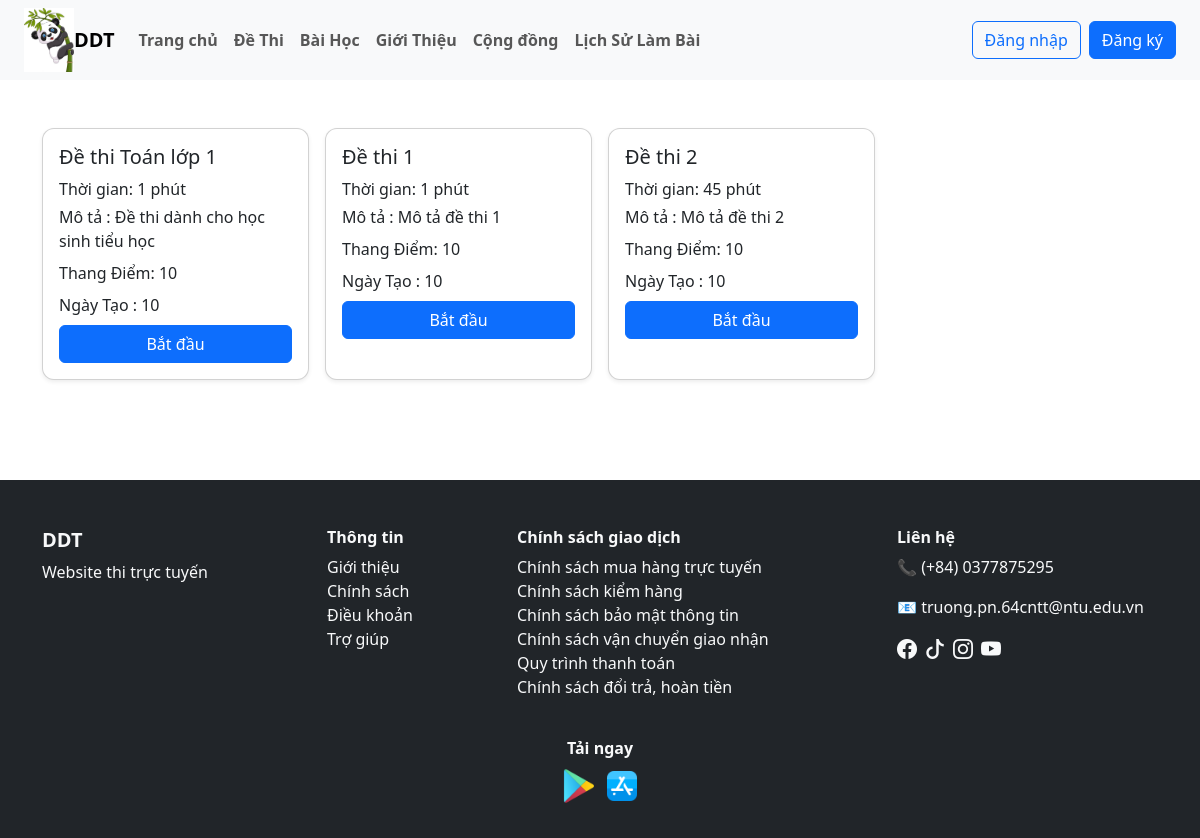
Screenshot of /user/bai_thi_theo_muc.php with the database file from the repository.
### tables this page shows
CREATE TABLE `de_thi` (
  `id` varchar(10) NOT NULL,
  `id_danh_muc` int(11) DEFAULT NULL,
  `ten_de_thi` varchar(255) NOT NULL,
  `mo_ta` text DEFAULT NULL,
  `thoi_gian` int(11) DEFAULT NULL,
  `id_bai_hoc` varchar(10) DEFAULT NULL,
  `thang_diem` int(11) DEFAULT 10,
  `ngay_tao` datetime DEFAULT current_timestamp(),
  `trang_thai` tinyint(1) NOT NULL DEFAULT 0
);

### user/bai_thi_theo_muc.php (the view, shortened to what this page needs)
<?php
include("./header.php");
if(isset($_GET['id_dm'])){
    $id_dm = $_GET['id_dm'];
    $sql_dm = "SELECT ten_danh_muc FROM danh_muc_de_thi WHERE id = $id_dm";
    $result_dm = mysqli_query($dbc, $sql_dm);
    if(mysqli_num_rows($result_dm) > 0){
        $ten_dm = mysqli_fetch_assoc($result_dm)['ten_danh_muc'];
    }
    $sql_de = "SELECT * FROM de_thi WHERE id_danh_muc = $id_dm ORDER BY ngay_tao DESC";
    $result_de = mysqli_query($dbc, $sql_de);
} else {
    $result_de = mysqli_query($dbc, "SELECT * FROM de_thi ORDER BY ngay_tao DESC");
}
?>
<div class="container my-5">
    <div class="row g-3">
        <?php if(mysqli_num_rows($result_de) > 0): ?>
        <?php while($row = mysqli_fetch_assoc($result_de)): ?>
        <div class="col-12 col-sm-6 col-md-4 col-lg-3">
            <div class="card shadow-sm h-100">
                <div class="card-body">
                    <h5 class="card-title"><?= $row['ten_de_thi'] ?></h5>
                    <p class="card-text mb-1">Thời gian: <?= $row['thoi_gian'] ?> phút</p>
                    <p class="card-text mb-2">Mô tả : <?php echo $row['mo_ta']?></p>
                    <p class="card-text mb-2">Thang Điểm: <?php echo $row['thang_diem']?></p>
                    <p class="card-text mb-2">Ngày Tạo : <?php echo $row['thang_diem']?></p>
                    <a href="./chi_tiet_de_thi.php?id=<?= $row['id'] ?>" class="btn btn-primary w-100">Bắt đầu</a>
                </div>
            </div>
        </div>
        <?php endwhile; ?>
        <?php else: ?>
        <p>Chưa có đề thi nào trong danh mục này.</p>
        <?php endif; ?>
    </div>
</div>
<?php include("./footer.php"); ?>

### user/CSS/style_user.css (style rules this page uses)
.card { border-radius: 12px; overflow: hidden; }

### rows the page displays
de_thi: ten_de_thi "Đề thi Toán lớp 1", thoi_gian "1", mo_ta "Đề thi dành cho học sinh tiểu học", thang_diem "10"
de_thi: ten_de_thi "Đề thi 1", thoi_gian "1", mo_ta "Mô tả đề thi 1", thang_diem "10"
de_thi: ten_de_thi "Đề thi 2", thoi_gian "45", mo_ta "Mô tả đề thi 2", thang_diem "10"
